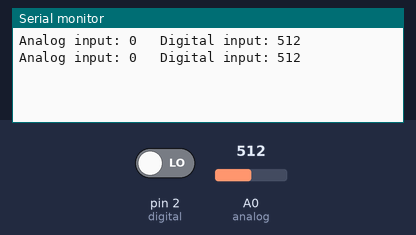
Bench run of a sketch on a simulated Arduino Uno, built with avr-gcc and run on an emulated ATmega328P. Shown: the last lines printed to the serial monitor. The test bench sets the inputs (shaded band); at power-on: A0 (analog) = 512, pin 2 (digital) LOW.

Above: at 2.8 s.
2.9 s: A0 (analog) set to 716
At 5.2 s:
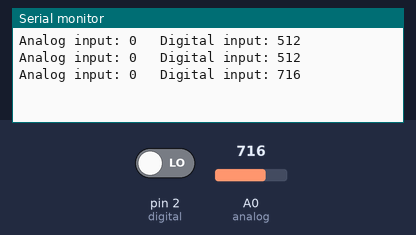
5.6 s: pin 2 (digital) driven HIGH
At 6.8 s:
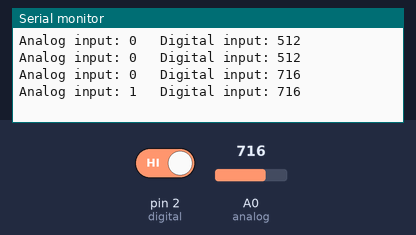
8.3 s: A0 (analog) set to 900
At 10.8 s:
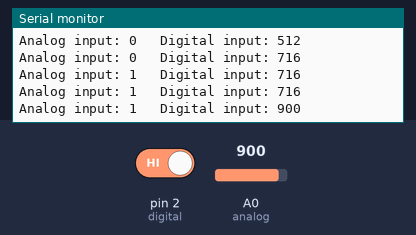
11.0 s: pin 2 (digital) driven LOW
At 12.7 s:
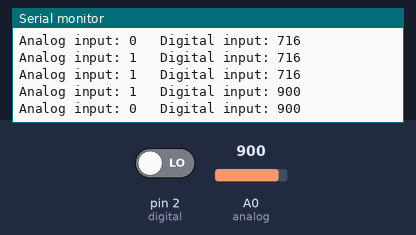
Timing chart, 0 to 14.2 s (numbered marks = the images above; inputs shaded):
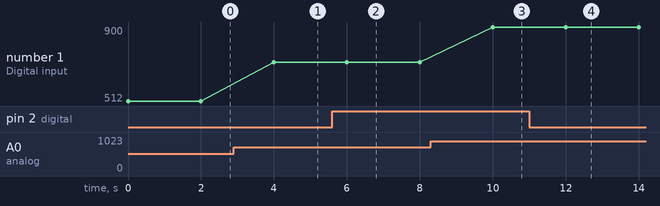

The sketch:

Soil_Read_Node_Mcu.ino
```cpp
int analog= A0;
int digital=2;
int A=0;
int D=0;

void setup() {
  // put your setup code here, to run once:
  Serial.begin(115200);
  //pinMode(digital,INPUT_PULLUP);
//  pinMode(analog,INPUT_PULLUP);
}

void loop() {
  // put your main code here, to run repeatedly:
  D=analogRead(analog);
  A=digitalRead(digital);
  Serial.print("Analog input: ");
  Serial.print(A);
  Serial.print("\t Digital input: ");
  Serial.println(D);
  delay(2000);
}
```

Measured:
- after the input at 2.9 s, the serial monitor: prints a new line after 1.1 s (image 1)
- after the input at 5.6 s, the serial monitor: prints a new line after 0.40 s (image 2)
- after the input at 8.3 s, the serial monitor: prints a new line after 1.7 s (image 3)
- after the input at 11.0 s, the serial monitor: prints a new line after 1.0 s (image 4)
- plotted number 1: 512 → 716 after the input at 2.9 s, 716 → 900 after the input at 8.3 s
